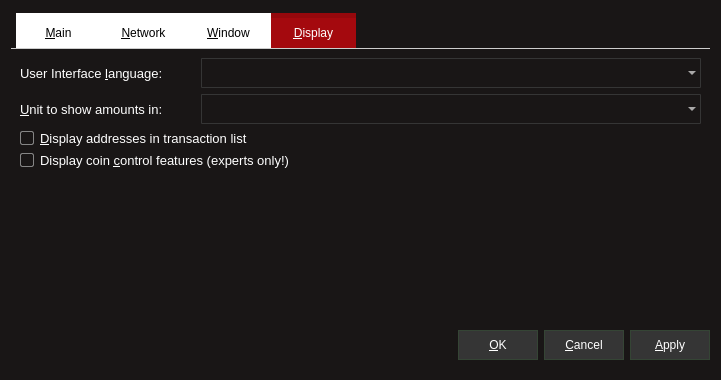
<?xml version="1.0" encoding="UTF-8"?>
<ui version="4.0">
 <class>OptionsDialog</class>
 <widget class="QDialog" name="OptionsDialog">
  <property name="geometry">
   <rect>
    <x>0</x>
    <y>0</y>
    <width>721</width>
    <height>380</height>
   </rect>
  </property>
  <property name="windowTitle">
   <string>Options</string>
  </property>
  <property name="styleSheet">
   <string notr="true">QWidget{background: #191616; color: #CDCDCD;}
QTabWidget::pane { /* The tab widget frame */
border-top: 0.5px solid #CDCDCD;
}
QPushButton{background: #353535; color: white; border: 1px solid #354535;}
QPushButton::hover{background: #454545;}
QPushButton::pressed{background: #353535;}
QTabWidget::tab-bar {
left: 5px; /* move to the right by 5px */
}
/* Style the tab using the tab sub-control. Note that it reads QTabBar _not_ QTabWidget */
QTabBar::tab {
background: #ffffff; color: #000000;
border-top: 5px solid#FFFFFF;
width: 85px; height: 30px;
margin-top: 2px;
}
QTabBar::tab:selected, QTabBar::tab:hover {
background: rgb(164, 9, 14);
border-top: 5px solid rgb(149, 8, 12);
margin-top: 2px;
color: white;}

QCheckBox,QLabel{color: white; font-family: 'pt mono'; font-size: 13px;} QCheckBox::indicator{color: red; background: none; border: 1px solid #858585; border-radius: 2px;}
QCheckBox::indicator:checked{background: none; border: 2px solid rgb(164, 9, 14);}

QLineEdit, QComboBox, QSpinBox{background: transparent; color: white; font-family: 'pt mono'; font-size: 15px; border: 1px solid #353535; border-radius: 1px;}
QSpinBox::up-button, QSpinBox::down-button  { width: 25px; height: 15px;}
QComboBox::drop-down{image: url(:/n_icons/res/down.png);  border: none; width: 16px; hieght: 16px; padding-right: 5px;}

QComboBox QAbstractItemView
{
    border: 2px solid darkgray; color: #ffffff; background: #353535;
    selection-background-color: #454545;
}</string>
  </property>
  <property name="modal">
   <bool>true</bool>
  </property>
  <layout class="QVBoxLayout" name="verticalLayout">
   <item>
    <widget class="QTabWidget" name="tabWidget">
     <property name="minimumSize">
      <size>
       <width>0</width>
       <height>0</height>
      </size>
     </property>
     <property name="baseSize">
      <size>
       <width>0</width>
       <height>56</height>
      </size>
     </property>
     <property name="tabPosition">
      <enum>QTabWidget::North</enum>
     </property>
     <property name="tabShape">
      <enum>QTabWidget::Rounded</enum>
     </property>
     <property name="currentIndex">
      <number>3</number>
     </property>
     <widget class="QWidget" name="tabMain">
      <attribute name="title">
       <string>&amp;Main</string>
      </attribute>
      <layout class="QVBoxLayout" name="verticalLayout_Main">
       <item>
        <widget class="QLabel" name="transactionFeeInfoLabel">
         <property name="text">
          <string>Optional transaction fee per kB that helps make sure your transactions are processed quickly. Most transactions are 1 kB. Fee 0.01 recommended.</string>
         </property>
         <property name="textFormat">
          <enum>Qt::PlainText</enum>
         </property>
         <property name="wordWrap">
          <bool>true</bool>
         </property>
        </widget>
       </item>
       <item>
        <layout class="QHBoxLayout" name="horizontalLayoutFee">
         <item>
          <widget class="QLabel" name="transactionFeeLabel">
           <property name="text">
            <string>Pay transaction &amp;fee</string>
           </property>
           <property name="textFormat">
            <enum>Qt::PlainText</enum>
           </property>
           <property name="buddy">
            <cstring>transactionFee</cstring>
           </property>
          </widget>
         </item>
         <item>
          <widget class="BitcoinAmountField" name="transactionFee">
           <property name="minimumSize">
            <size>
             <width>200</width>
             <height>30</height>
            </size>
           </property>
          </widget>
         </item>
         <item>
          <spacer name="horizontalSpacerFee">
           <property name="orientation">
            <enum>Qt::Horizontal</enum>
           </property>
           <property name="sizeHint" stdset="0">
            <size>
             <width>40</width>
             <height>20</height>
            </size>
           </property>
          </spacer>
         </item>
        </layout>
       </item>
       <item>
        <widget class="QLabel" name="reserveBalanceInfoLabel">
         <property name="text">
          <string>Reserved amount does not participate in staking and is therefore spendable at any time.</string>
         </property>
         <property name="textFormat">
          <enum>Qt::PlainText</enum>
         </property>
         <property name="wordWrap">
          <bool>true</bool>
         </property>
        </widget>
       </item>
       <item>
        <layout class="QHBoxLayout" name="horizontalLayoutReserveBalance">
         <item>
          <widget class="QLabel" name="reserveBalanceLabel">
           <property name="text">
            <string>Reserve</string>
           </property>
           <property name="textFormat">
            <enum>Qt::PlainText</enum>
           </property>
           <property name="buddy">
            <cstring>reserveBalance</cstring>
           </property>
          </widget>
         </item>
         <item>
          <widget class="BitcoinAmountField" name="reserveBalance">
           <property name="minimumSize">
            <size>
             <width>200</width>
             <height>30</height>
            </size>
           </property>
          </widget>
         </item>
         <item>
          <spacer name="horizontalSpacerReserveBalance">
           <property name="orientation">
            <enum>Qt::Horizontal</enum>
           </property>
           <property name="sizeHint" stdset="0">
            <size>
             <width>40</width>
             <height>20</height>
            </size>
           </property>
          </spacer>
         </item>
        </layout>
       </item>
       <item>
        <widget class="QCheckBox" name="bitcoinAtStartup">
         <property name="toolTip">
          <string>Automatically start Forge after logging in to the system.</string>
         </property>
         <property name="text">
          <string>&amp;Start Forge on system login</string>
         </property>
        </widget>
       </item>
       <item>
        <spacer name="verticalSpacer_Main">
         <property name="orientation">
          <enum>Qt::Vertical</enum>
         </property>
         <property name="sizeHint" stdset="0">
          <size>
           <width>20</width>
           <height>40</height>
          </size>
         </property>
        </spacer>
       </item>
      </layout>
     </widget>
     <widget class="QWidget" name="tabNetwork">
      <attribute name="title">
       <string>&amp;Network</string>
      </attribute>
      <layout class="QVBoxLayout" name="verticalLayout_Network">
       <item>
        <widget class="QCheckBox" name="mapPortUpnp">
         <property name="toolTip">
          <string>Automatically open the Forge client port on the router. This only works when your router supports UPnP and it is enabled.</string>
         </property>
         <property name="text">
          <string>Map port using &amp;UPnP</string>
         </property>
        </widget>
       </item>
       <item>
        <widget class="QCheckBox" name="connectSocks">
         <property name="toolTip">
          <string>Connect to the Forge network through a SOCKS proxy (e.g. when connecting through Tor).</string>
         </property>
         <property name="text">
          <string>&amp;Connect through SOCKS proxy:</string>
         </property>
        </widget>
       </item>
       <item>
        <layout class="QHBoxLayout" name="horizontalLayout_Network">
         <item>
          <widget class="QLabel" name="proxyIpLabel">
           <property name="text">
            <string>Proxy &amp;IP:</string>
           </property>
           <property name="textFormat">
            <enum>Qt::PlainText</enum>
           </property>
           <property name="buddy">
            <cstring>proxyIp</cstring>
           </property>
          </widget>
         </item>
         <item>
          <widget class="QValidatedLineEdit" name="proxyIp">
           <property name="minimumSize">
            <size>
             <width>120</width>
             <height>30</height>
            </size>
           </property>
           <property name="maximumSize">
            <size>
             <width>140</width>
             <height>16777215</height>
            </size>
           </property>
           <property name="toolTip">
            <string>IP address of the proxy (e.g. 127.0.0.1)</string>
           </property>
          </widget>
         </item>
         <item>
          <widget class="QLabel" name="proxyPortLabel">
           <property name="text">
            <string>&amp;Port:</string>
           </property>
           <property name="textFormat">
            <enum>Qt::PlainText</enum>
           </property>
           <property name="buddy">
            <cstring>proxyPort</cstring>
           </property>
          </widget>
         </item>
         <item>
          <widget class="QLineEdit" name="proxyPort">
           <property name="minimumSize">
            <size>
             <width>120</width>
             <height>30</height>
            </size>
           </property>
           <property name="maximumSize">
            <size>
             <width>55</width>
             <height>16777215</height>
            </size>
           </property>
           <property name="toolTip">
            <string>Port of the proxy (e.g. 9050)</string>
           </property>
          </widget>
         </item>
         <item>
          <widget class="QLabel" name="socksVersionLabel">
           <property name="text">
            <string>SOCKS &amp;Version:</string>
           </property>
           <property name="textFormat">
            <enum>Qt::PlainText</enum>
           </property>
           <property name="buddy">
            <cstring>socksVersion</cstring>
           </property>
          </widget>
         </item>
         <item>
          <widget class="QValueComboBox" name="socksVersion">
           <property name="minimumSize">
            <size>
             <width>180</width>
             <height>30</height>
            </size>
           </property>
           <property name="toolTip">
            <string>SOCKS version of the proxy (e.g. 5)</string>
           </property>
           <property name="iconSize">
            <size>
             <width>16</width>
             <height>16</height>
            </size>
           </property>
          </widget>
         </item>
         <item>
          <spacer name="horizontalSpacer_Network">
           <property name="orientation">
            <enum>Qt::Horizontal</enum>
           </property>
           <property name="sizeHint" stdset="0">
            <size>
             <width>40</width>
             <height>20</height>
            </size>
           </property>
          </spacer>
         </item>
        </layout>
       </item>
       <item>
        <spacer name="verticalSpacer_Network">
         <property name="orientation">
          <enum>Qt::Vertical</enum>
         </property>
         <property name="sizeHint" stdset="0">
          <size>
           <width>20</width>
           <height>40</height>
          </size>
         </property>
        </spacer>
       </item>
      </layout>
     </widget>
     <widget class="QWidget" name="tabWindow">
      <attribute name="title">
       <string>&amp;Window</string>
      </attribute>
      <layout class="QVBoxLayout" name="verticalLayout_Window">
       <item>
        <widget class="QCheckBox" name="minimizeToTray">
         <property name="toolTip">
          <string>Show only a tray icon after minimizing the window.</string>
         </property>
         <property name="text">
          <string>&amp;Minimize to the tray instead of the taskbar</string>
         </property>
        </widget>
       </item>
       <item>
        <widget class="QCheckBox" name="minimizeOnClose">
         <property name="toolTip">
          <string>Minimize instead of exit the application when the window is closed. When this option is enabled, the application will be closed only after selecting Quit in the menu.</string>
         </property>
         <property name="text">
          <string>M&amp;inimize on close</string>
         </property>
        </widget>
       </item>
       <item>
        <spacer name="verticalSpacer_Window">
         <property name="orientation">
          <enum>Qt::Vertical</enum>
         </property>
         <property name="sizeHint" stdset="0">
          <size>
           <width>20</width>
           <height>40</height>
          </size>
         </property>
        </spacer>
       </item>
      </layout>
     </widget>
     <widget class="QWidget" name="tabDisplay">
      <attribute name="title">
       <string>&amp;Display</string>
      </attribute>
      <layout class="QVBoxLayout" name="verticalLayout_Display">
       <item>
        <layout class="QHBoxLayout" name="horizontalLayout_1_Display">
         <item>
          <widget class="QLabel" name="langLabel">
           <property name="text">
            <string>User Interface &amp;language:</string>
           </property>
           <property name="textFormat">
            <enum>Qt::PlainText</enum>
           </property>
           <property name="buddy">
            <cstring>lang</cstring>
           </property>
          </widget>
         </item>
         <item>
          <widget class="QValueComboBox" name="lang">
           <property name="minimumSize">
            <size>
             <width>500</width>
             <height>30</height>
            </size>
           </property>
           <property name="toolTip">
            <string>The user interface language can be set here. This setting will take effect after restarting Forge.</string>
           </property>
          </widget>
         </item>
        </layout>
       </item>
       <item>
        <layout class="QHBoxLayout" name="horizontalLayout_2_Display">
         <item>
          <widget class="QLabel" name="unitLabel">
           <property name="text">
            <string>&amp;Unit to show amounts in:</string>
           </property>
           <property name="textFormat">
            <enum>Qt::PlainText</enum>
           </property>
           <property name="buddy">
            <cstring>unit</cstring>
           </property>
          </widget>
         </item>
         <item>
          <widget class="QValueComboBox" name="unit">
           <property name="minimumSize">
            <size>
             <width>500</width>
             <height>30</height>
            </size>
           </property>
           <property name="toolTip">
            <string>Choose the default subdivision unit to show in the interface and when sending coins.</string>
           </property>
          </widget>
         </item>
        </layout>
       </item>
       <item>
        <widget class="QCheckBox" name="displayAddresses">
         <property name="toolTip">
          <string>Whether to show Forge addresses in the transaction list or not.</string>
         </property>
         <property name="text">
          <string>&amp;Display addresses in transaction list</string>
         </property>
        </widget>
       </item>
       <item>
        <widget class="QCheckBox" name="coinControlFeatures">
         <property name="toolTip">
          <string>Whether to show coin control features or not.</string>
         </property>
         <property name="text">
          <string>Display coin &amp;control features (experts only!)</string>
         </property>
        </widget>
       </item>
       <item>
        <spacer name="verticalSpacer_Display">
         <property name="orientation">
          <enum>Qt::Vertical</enum>
         </property>
         <property name="sizeHint" stdset="0">
          <size>
           <width>20</width>
           <height>40</height>
          </size>
         </property>
        </spacer>
       </item>
      </layout>
     </widget>
    </widget>
   </item>
   <item>
    <layout class="QHBoxLayout" name="horizontalLayout_Buttons">
     <item>
      <spacer name="horizontalSpacer_1">
       <property name="orientation">
        <enum>Qt::Horizontal</enum>
       </property>
       <property name="sizeHint" stdset="0">
        <size>
         <width>40</width>
         <height>48</height>
        </size>
       </property>
      </spacer>
     </item>
     <item>
      <widget class="QLabel" name="statusLabel">
       <property name="font">
        <font>
         <family>pt mono</family>
         <pointsize>-1</pointsize>
        </font>
       </property>
       <property name="text">
        <string/>
       </property>
       <property name="textFormat">
        <enum>Qt::PlainText</enum>
       </property>
       <property name="wordWrap">
        <bool>true</bool>
       </property>
      </widget>
     </item>
     <item>
      <spacer name="horizontalSpacer_2">
       <property name="orientation">
        <enum>Qt::Horizontal</enum>
       </property>
       <property name="sizeHint" stdset="0">
        <size>
         <width>40</width>
         <height>48</height>
        </size>
       </property>
      </spacer>
     </item>
     <item>
      <widget class="QPushButton" name="okButton">
       <property name="minimumSize">
        <size>
         <width>80</width>
         <height>30</height>
        </size>
       </property>
       <property name="text">
        <string>&amp;OK</string>
       </property>
      </widget>
     </item>
     <item>
      <widget class="QPushButton" name="cancelButton">
       <property name="minimumSize">
        <size>
         <width>80</width>
         <height>30</height>
        </size>
       </property>
       <property name="text">
        <string>&amp;Cancel</string>
       </property>
       <property name="autoDefault">
        <bool>false</bool>
       </property>
      </widget>
     </item>
     <item>
      <widget class="QPushButton" name="applyButton">
       <property name="minimumSize">
        <size>
         <width>80</width>
         <height>30</height>
        </size>
       </property>
       <property name="text">
        <string>&amp;Apply</string>
       </property>
       <property name="autoDefault">
        <bool>false</bool>
       </property>
      </widget>
     </item>
    </layout>
   </item>
  </layout>
 </widget>
 <customwidgets>
  <customwidget>
   <class>BitcoinAmountField</class>
   <extends>QSpinBox</extends>
   <header>bitcoinamountfield.h</header>
   <container>1</container>
  </customwidget>
  <customwidget>
   <class>QValueComboBox</class>
   <extends>QComboBox</extends>
   <header>qvaluecombobox.h</header>
  </customwidget>
  <customwidget>
   <class>QValidatedLineEdit</class>
   <extends>QLineEdit</extends>
   <header>qvalidatedlineedit.h</header>
  </customwidget>
 </customwidgets>
 <resources/>
 <connections/>
</ui>
